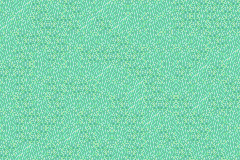

Below is a game level as drawn by its tile map, then a one-line description and the .tmx file that defines it, in full:
An orthogonal 15x10 tile map with 16x16 px tiles, 1 tile layer (Tile Layer 1).

<map version="1.1" tiledversion="2018.08.22" orientation="orthogonal" renderorder="right-down" width="15" height="10" tilewidth="16" tileheight="16" infinite="0" nextlayerid="2" nextobjectid="1">
 <tileset firstgid="1" name="01000203" tilewidth="16" tileheight="16" tilecount="1024" columns="32">
  <image source="../Tilesets/01000203.png" trans="ffffff" width="512" height="512" />
 </tileset>
 <layer id="1" name="Tile Layer 1" width="15" height="10">
  <properties>
   <property name="Anims1" value="FieldsWaterTileAnimations" />
   <property name="ChapterID" value="0x4D" />
   <property name="Main" value="" />
   <property name="MapChangesID" value="0xEA" />
   <property name="MapID" value="0xEB" />
   <property name="ObjectType" value="FieldsObjectSet" />
   <property name="PaletteID" value="FieldsPalette" />
   <property name="TileConfig" value="FieldsTileConfig" />
  </properties>
  <data>
   <tile gid="164" />
   <tile gid="99" />
   <tile gid="100" />
   <tile gid="131" />
   <tile gid="68" />
   <tile gid="163" />
   <tile gid="99" />
   <tile gid="131" />
   <tile gid="132" />
   <tile gid="132" />
   <tile gid="163" />
   <tile gid="100" />
   <tile gid="67" />
   <tile gid="67" />
   <tile gid="67" />
   <tile gid="99" />
   <tile gid="132" />
   <tile gid="68" />
   <tile gid="67" />
   <tile gid="100" />
   <tile gid="99" />
   <tile gid="100" />
   <tile gid="99" />
   <tile gid="163" />
   <tile gid="132" />
   <tile gid="163" />
   <tile gid="67" />
   <tile gid="100" />
   <tile gid="68" />
   <tile gid="68" />
   <tile gid="132" />
   <tile gid="68" />
   <tile gid="100" />
   <tile gid="68" />
   <tile gid="164" />
   <tile gid="132" />
   <tile gid="164" />
   <tile gid="100" />
   <tile gid="164" />
   <tile gid="163" />
   <tile gid="131" />
   <tile gid="163" />
   <tile gid="131" />
   <tile gid="68" />
   <tile gid="132" />
   <tile gid="163" />
   <tile gid="100" />
   <tile gid="132" />
   <tile gid="67" />
   <tile gid="132" />
   <tile gid="68" />
   <tile gid="68" />
   <tile gid="100" />
   <tile gid="67" />
   <tile gid="132" />
   <tile gid="132" />
   <tile gid="132" />
   <tile gid="67" />
   <tile gid="131" />
   <tile gid="99" />
   <tile gid="67" />
   <tile gid="67" />
   <tile gid="164" />
   <tile gid="132" />
   <tile gid="164" />
   <tile gid="164" />
   <tile gid="99" />
   <tile gid="131" />
   <tile gid="68" />
   <tile gid="100" />
   <tile gid="164" />
   <tile gid="67" />
   <tile gid="99" />
   <tile gid="67" />
   <tile gid="164" />
   <tile gid="164" />
   <tile gid="100" />
   <tile gid="131" />
   <tile gid="100" />
   <tile gid="68" />
   <tile gid="100" />
   <tile gid="164" />
   <tile gid="131" />
   <tile gid="99" />
   <tile gid="68" />
   <tile gid="164" />
   <tile gid="163" />
   <tile gid="132" />
   <tile gid="132" />
   <tile gid="68" />
   <tile gid="163" />
   <tile gid="68" />
   <tile gid="132" />
   <tile gid="68" />
   <tile gid="163" />
   <tile gid="163" />
   <tile gid="163" />
   <tile gid="68" />
   <tile gid="99" />
   <tile gid="68" />
   <tile gid="67" />
   <tile gid="68" />
   <tile gid="99" />
   <tile gid="100" />
   <tile gid="67" />
   <tile gid="132" />
   <tile gid="67" />
   <tile gid="100" />
   <tile gid="67" />
   <tile gid="163" />
   <tile gid="68" />
   <tile gid="164" />
   <tile gid="67" />
   <tile gid="67" />
   <tile gid="99" />
   <tile gid="132" />
   <tile gid="68" />
   <tile gid="68" />
   <tile gid="131" />
   <tile gid="164" />
   <tile gid="164" />
   <tile gid="100" />
   <tile gid="67" />
   <tile gid="163" />
   <tile gid="99" />
   <tile gid="100" />
   <tile gid="163" />
   <tile gid="164" />
   <tile gid="67" />
   <tile gid="132" />
   <tile gid="100" />
   <tile gid="163" />
   <tile gid="67" />
   <tile gid="164" />
   <tile gid="132" />
   <tile gid="67" />
   <tile gid="99" />
   <tile gid="163" />
   <tile gid="100" />
   <tile gid="67" />
   <tile gid="163" />
   <tile gid="68" />
   <tile gid="131" />
   <tile gid="67" />
   <tile gid="163" />
   <tile gid="131" />
   <tile gid="100" />
   <tile gid="163" />
   <tile gid="100" />
   <tile gid="163" />
  </data>
 </layer>
</map>
